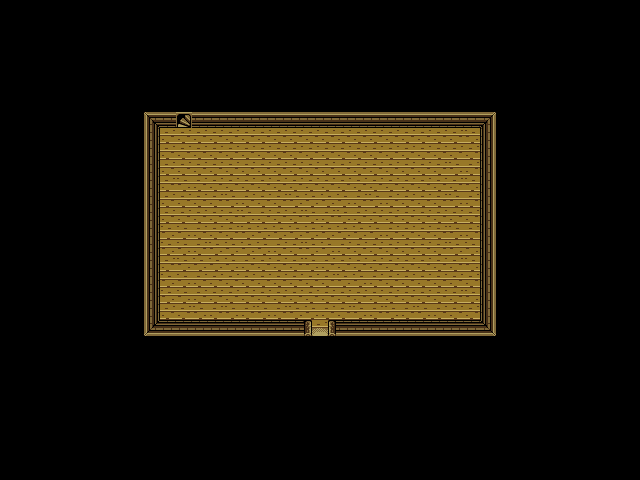

Rendered tile map (Tiled .tmx) drawn with the repository's tilesets; below, a short description and the full map source, tile grids included:
An orthogonal 40x30 tile map with 16x16 px tiles, 1 tile layer (Calque de Tile 1).

<map version="1.0" orientation="orthogonal" width="40" height="30" tilewidth="16" tileheight="16">
 <tileset firstgid="1" name="Indoor" tilewidth="16" tileheight="16">
  <image source="../graphics/tilesets/indoor.png" trans="ff00ff" width="256" height="256" />
 </tileset>
 <layer name="Calque de Tile 1" width="40" height="30">
  <data encoding="csv">
113,113,113,113,113,113,113,113,113,113,113,113,113,113,113,113,113,113,113,113,113,113,113,113,113,113,113,113,113,113,113,113,113,113,113,113,113,113,113,113,
113,113,113,113,113,113,113,113,113,113,113,113,113,113,113,113,113,113,113,113,113,113,113,113,113,113,113,113,113,113,113,113,113,113,113,113,113,113,113,113,
113,113,113,113,113,113,113,113,113,113,113,113,113,113,113,113,113,113,113,113,113,113,113,113,113,113,113,113,113,113,113,113,113,113,113,113,113,113,113,113,
113,113,113,113,113,113,113,113,113,113,113,113,113,113,113,113,113,113,113,113,113,113,113,113,113,113,113,113,113,113,113,113,113,113,113,113,113,113,113,113,
113,113,113,113,113,113,113,113,113,113,113,113,113,113,113,113,113,113,113,113,113,113,113,113,113,113,113,113,113,113,113,113,113,113,113,113,113,113,113,113,
113,113,113,113,113,113,113,113,113,113,113,113,113,113,113,113,113,113,113,113,113,113,113,113,113,113,113,113,113,113,113,113,113,113,113,113,113,113,113,113,
113,113,113,113,113,113,113,113,113,113,113,113,113,113,113,113,113,113,113,113,113,113,113,113,113,113,113,113,113,113,113,113,113,113,113,113,113,113,113,113,
113,113,113,113,113,113,113,113,113,81,65,251,65,65,65,65,65,65,65,65,65,65,65,65,65,65,65,65,65,65,82,113,113,113,113,113,113,113,113,113,
113,113,113,113,113,113,113,113,113,66,2,2,2,2,2,2,2,2,2,2,2,2,2,2,2,2,2,2,2,3,49,113,113,113,113,113,113,113,113,113,
113,113,113,113,113,113,113,113,113,66,2,2,2,2,2,2,2,2,2,2,2,2,2,2,2,2,2,2,2,2,49,113,113,113,113,113,113,113,113,113,
113,113,113,113,113,113,113,113,113,66,2,2,2,2,2,2,2,2,2,2,2,2,2,2,2,2,2,2,3,2,49,113,113,113,113,113,113,113,113,113,
113,113,113,113,113,113,113,113,113,66,2,3,2,2,2,2,2,2,2,2,2,2,2,2,2,2,2,2,2,3,49,113,113,113,113,113,113,113,113,113,
113,113,113,113,113,113,113,113,113,66,2,2,2,2,3,2,2,2,3,3,3,3,2,3,2,2,2,2,3,2,49,113,113,113,113,113,113,113,113,113,
113,113,113,113,113,113,113,113,113,66,2,2,2,2,2,3,2,2,2,3,2,3,2,2,2,2,2,2,2,2,49,113,113,113,113,113,113,113,113,113,
113,113,113,113,113,113,113,113,113,66,3,3,2,2,2,3,3,3,3,3,3,3,3,3,2,2,2,2,3,2,49,113,113,113,113,113,113,113,113,113,
113,113,113,113,113,113,113,113,113,66,3,3,2,3,3,3,3,2,2,3,3,2,2,2,2,2,2,2,3,3,49,113,113,113,113,113,113,113,113,113,
113,113,113,113,113,113,113,113,113,66,2,3,3,3,3,2,2,2,2,3,2,2,2,2,2,2,2,2,2,3,49,113,113,113,113,113,113,113,113,113,
113,113,113,113,113,113,113,113,113,66,3,3,2,2,2,2,2,2,2,2,2,3,3,2,2,2,2,2,2,2,49,113,113,113,113,113,113,113,113,113,
113,113,113,113,113,113,113,113,113,66,3,3,2,2,2,2,2,2,2,2,2,2,2,2,2,2,2,2,2,3,49,113,113,113,113,113,113,113,113,113,
113,113,113,113,113,113,113,113,113,66,2,2,3,2,3,2,3,2,3,3,2,2,3,2,3,2,3,2,2,2,49,113,113,113,113,113,113,113,113,113,
113,113,113,113,113,113,113,113,113,97,50,50,50,50,50,50,50,50,50,76,77,50,50,50,50,50,50,50,50,50,98,113,113,113,113,113,113,113,113,113,
113,113,113,113,113,113,113,113,113,113,113,113,113,113,113,113,113,113,113,113,113,113,113,113,113,113,113,113,113,113,113,113,113,113,113,113,113,113,113,113,
113,113,113,113,113,113,113,113,113,113,113,113,113,113,113,113,113,113,113,113,113,113,113,113,113,113,113,113,113,113,113,113,113,113,113,113,113,113,113,113,
113,113,113,113,113,113,113,113,113,113,113,113,113,113,113,113,113,113,113,113,113,113,113,113,113,113,113,113,113,113,113,113,113,113,113,113,113,113,113,113,
113,113,113,113,113,113,113,113,113,113,113,113,113,113,113,113,113,113,113,113,113,113,113,113,113,113,113,113,113,113,113,113,113,113,113,113,113,113,113,113,
113,113,113,113,113,113,113,113,113,113,113,113,113,113,113,113,113,113,113,113,113,113,113,113,113,113,113,113,113,113,113,113,113,113,113,113,113,113,113,113,
113,113,113,113,113,113,113,113,113,113,113,113,113,113,113,113,113,113,113,113,113,113,113,113,113,113,113,113,113,113,113,113,113,113,113,113,113,113,113,113,
113,113,113,113,113,113,113,113,113,113,113,113,113,113,113,113,113,113,113,113,113,113,113,113,113,113,113,113,113,113,113,113,113,113,113,113,113,113,113,113,
113,113,113,113,113,113,113,113,113,113,113,113,113,113,113,113,113,113,113,113,113,113,113,113,113,113,113,113,113,113,113,113,113,113,113,113,113,113,113,113,
113,113,113,113,113,113,113,113,113,113,113,113,113,113,113,113,113,113,113,113,113,113,113,113,113,113,113,113,113,113,113,113,113,113,113,113,113,113,113,113
</data>
 </layer>
</map>
